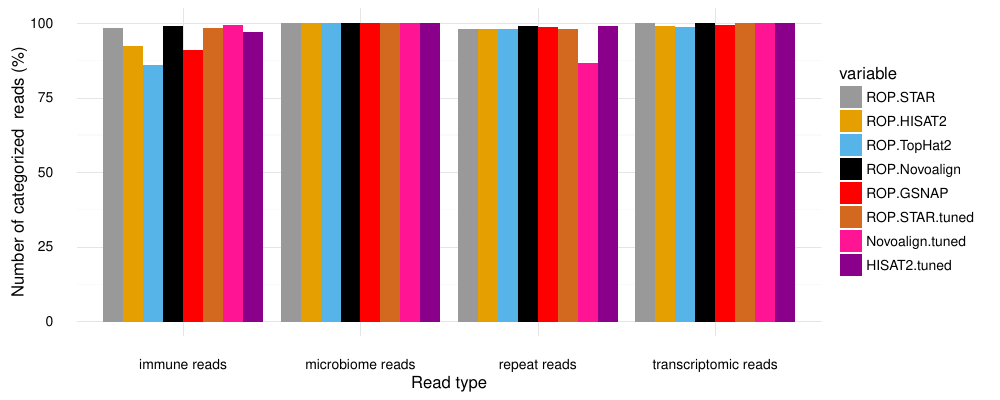

Generate this figure with R:
#!/usr/bin/env Rscript

library(ggplot2)
library(reshape2)
data=read.csv("rop_reads_simulated.csv")
data.m <- melt(data, id.vars='cat')

pdf("rop_reads_simulated.pdf",width=10,height=4)

ggplot(data.m, aes(cat, value*100))+geom_bar(aes(fill = variable), position = "dodge", stat="identity")+scale_fill_manual(values=c("#999999", "#E69F00", "#56B4E9","black","red","chocolate","deeppink","darkmagenta"))+theme_minimal()+labs(y = "Number of categorized  reads (%)")+labs(x = "Read type")

#ggplot(data.m, aes(cat, value*100))+geom_bar(aes(fill = variable), position = "dodge", stat="identity")+scale_fill_manual(values=c("#999999", "#E69F00", "#56B4E9","black","red","chocolate","darkgray","darkmagenta"))+theme_minimal()+labs(y = "Number of mapped  reads (%)")+labs(x = "Read type")


dev.off()


